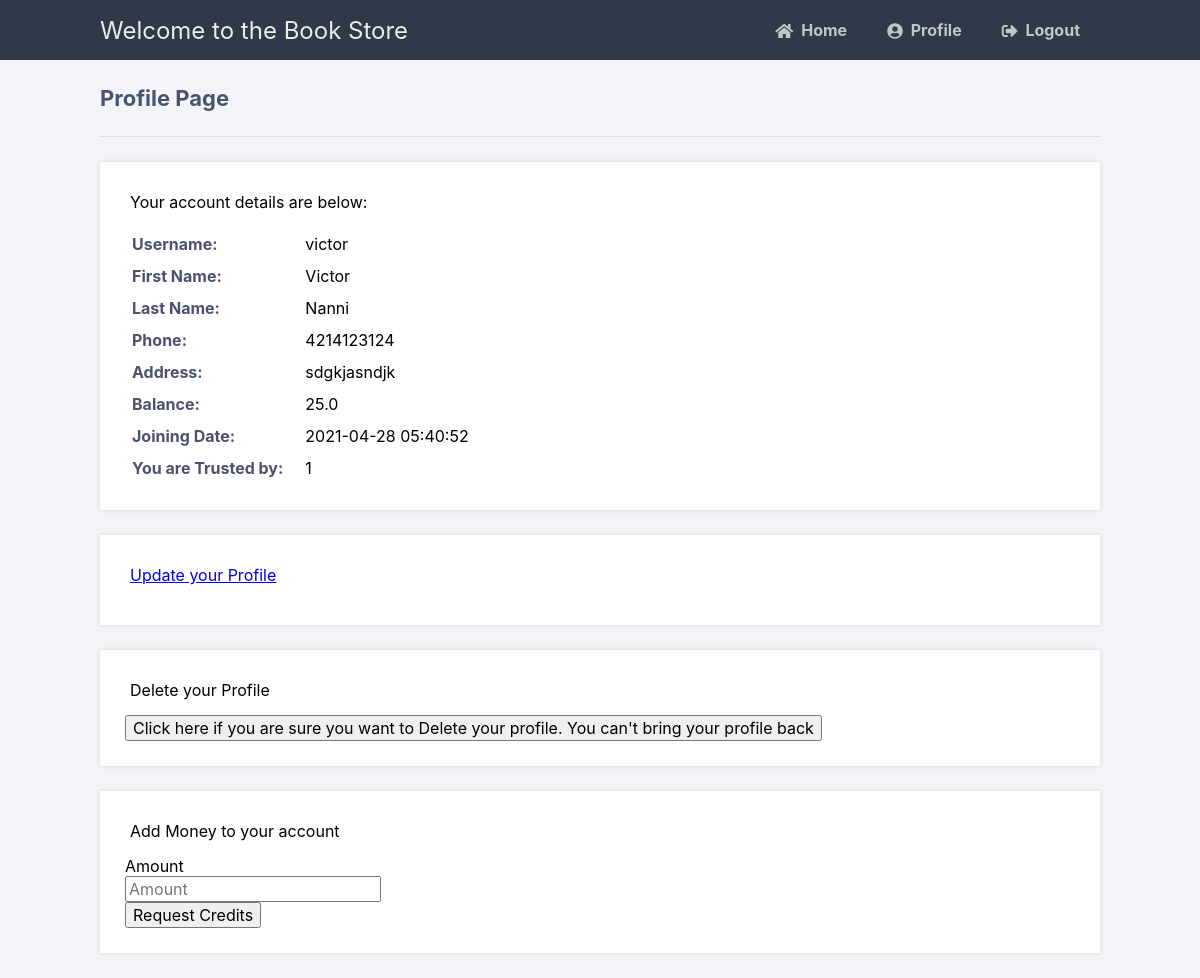
Screenshot of /profile (signed in) with the database file from the repository.
### tables this page shows
CREATE TABLE Customer (
            username TEXT PRIMARY KEY,
            password TEXT,
            firstName TEXT,
            lastName TEXT,
            phone INT,
            address TEXT,
            balance FLOAT DEFAULT 0,
            dateOfJoining DATETIME DEFAULT CURRENT_TIMESTAMP, trustCount INT DEFAULT 0);

### main.py (the view)
@app.route('/profile')
def profile():
    if 'loggedin' in session:
        with sql.connect("Book.db") as con:
            cursor = con.cursor()
            if(session['type'] == 1):
                cursor.execute('SELECT * FROM Manager WHERE username = ?',
                               (session['username'],))
                account = cursor.fetchone()
            else:
                cursor.execute('SELECT * FROM Customer WHERE username = ?',
                               (session['username'],))
                account = cursor.fetchone()
            print(account)
            if session['type'] == 1:
                return render_template('managerProfile.html', account=account)
            return render_template('profile.html', account=account)
    return redirect(url_for('login'))

### templates/profile.html (shortened to what this page needs)
{% extends 'layout.html' %}
{% block content %}
<h2>Profile Page</h2>
<div>
    <p>Your account details are below:</p>
    <table>
        <tr>
            <td>Username:</td>
            <td>{{ account[0] }}</td>
        </tr>
        <tr>
            <td>First Name:</td>
            <td>{{ account[2] }}</td>
        </tr>
        <tr>
            <td>Last Name:</td>
            <td>{{ account[3] }}</td>
        </tr>
        <tr>
            <td>Phone:</td>
            <td>{{ account[4] }}</td>
        </tr>
        <tr>
            <td>Address:</td>
            <td>{{ account[5] }}</td>
        </tr>
        <tr>
            <td>Balance:</td>
            <td>{{ account[6] }}</td>
        </tr>
        <tr>
            <td>Joining Date:</td>
            <td>{{ account[7] }}</td>
        </tr>
        <tr>
            <td>You are Trusted by:</td>
            <td>{{ account[8] }}</td>
        </tr>
    </table>
</div>
<div>
    <p><a href="{{ url_for('updateProfile')}}">Update your Profile</a></p>
</div>
<div>
    <p>Delete your Profile</p>
    <form action="{{ url_for('deleteCustomer') }}" method="post">
        <button type="submit">Click here if you are sure you want to Delete your profile. You can't bring your profile back</button>
    </form>
</div>
<div>
    <p>Add Money to your account</p>
        <form action="{{ url_for('requestNewCredit') }}" method="post">
            <label for="amount">Amount</label><br>
            <input type="number" name="amount" placeholder="Amount" id="amount"required><br>
            <button type="submit">Request Credits</button>
        </form>
    </div>
{% endblock %}

### static/style.css (style rules this page uses)
* { box-sizing: border-box; font-family: -apple-system, BlinkMacSystemFont, "segoe ui", roboto, oxygen, ubuntu, cantarell, "fira sans", "droid sans", "helvetica neue", Arial, sans-serif; font-size: 16px; -webkit-font-smoothing: antialiased; -moz-osx-font-smoothing: grayscale; }
body { background-color: #758283; margin: 0; }
body.loggedin { background-color: #f3f4f7; }
.content h2 { margin: 0; padding: 25px 0; font-size: 22px; border-bottom: 1px solid #e0e0e3; color: #4a536e; }
.content > p, .content > div { box-shadow: 0 0 5px 0 rgba(0, 0, 0, 0.1); margin: 25px 0; padding: 25px; background-color: #fff; }
.content > p table td, .content > div table td { padding: 5px; }
.content > p table td:first-child, .content > div table td:first-child { font-weight: bold; color: #4a536e; padding-right: 15px; }
.content > div p { padding: 5px; margin: 0 0 10px 0; }

### rows the page displays
Customer: username "victor", firstName "Victor", lastName "Nanni", phone "4214123124", address "sdgkjasndjk", balance "25.0", dateOfJoining "2021-04-28 05:40:52", trustCount "1"
